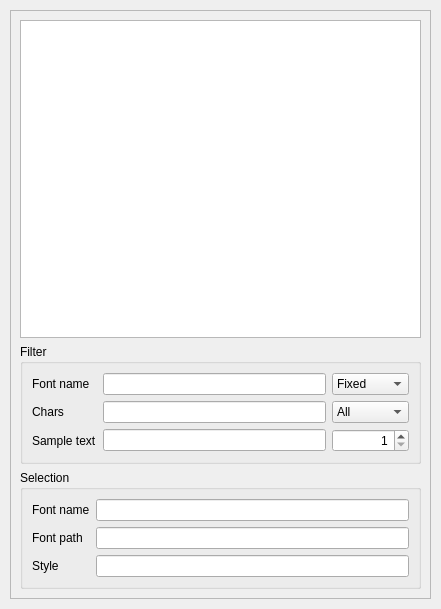
<?xml version="1.0" encoding="UTF-8"?>
<ui version="4.0">
 <class>FontListWidget</class>
 <widget class="QWidget" name="FontListWidget">
  <property name="enabled">
   <bool>true</bool>
  </property>
  <property name="geometry">
   <rect>
    <x>0</x>
    <y>0</y>
    <width>441</width>
    <height>609</height>
   </rect>
  </property>
  <property name="sizePolicy">
   <sizepolicy hsizetype="Preferred" vsizetype="Preferred">
    <horstretch>0</horstretch>
    <verstretch>0</verstretch>
   </sizepolicy>
  </property>
  <property name="windowTitle">
   <string>Font List</string>
  </property>
  <property name="lineWidth" stdset="0">
   <number>0</number>
  </property>
  <layout class="QVBoxLayout" name="verticalLayout">
   <property name="spacing">
    <number>10</number>
   </property>
   <property name="sizeConstraint">
    <enum>QLayout::SetDefaultConstraint</enum>
   </property>
   <property name="leftMargin">
    <number>10</number>
   </property>
   <property name="topMargin">
    <number>10</number>
   </property>
   <property name="rightMargin">
    <number>10</number>
   </property>
   <property name="bottomMargin">
    <number>10</number>
   </property>
   <item>
    <widget class="QScrollArea" name="scrollArea">
     <property name="sizePolicy">
      <sizepolicy hsizetype="MinimumExpanding" vsizetype="Expanding">
       <horstretch>0</horstretch>
       <verstretch>0</verstretch>
      </sizepolicy>
     </property>
     <property name="widgetResizable">
      <bool>true</bool>
     </property>
     <widget class="QWidget" name="scrollAreaWidgetContents">
      <property name="geometry">
       <rect>
        <x>0</x>
        <y>0</y>
        <width>419</width>
        <height>587</height>
       </rect>
      </property>
      <layout class="QVBoxLayout" name="verticalLayout_2">
       <item>
        <widget class="FontListTableView" name="tableView">
         <property name="sizePolicy">
          <sizepolicy hsizetype="Preferred" vsizetype="MinimumExpanding">
           <horstretch>0</horstretch>
           <verstretch>0</verstretch>
          </sizepolicy>
         </property>
         <property name="contextMenuPolicy">
          <enum>Qt::CustomContextMenu</enum>
         </property>
         <property name="dragEnabled">
          <bool>true</bool>
         </property>
         <property name="dragDropMode">
          <enum>QAbstractItemView::DragOnly</enum>
         </property>
         <property name="verticalScrollMode">
          <enum>QAbstractItemView::ScrollPerPixel</enum>
         </property>
         <property name="horizontalScrollMode">
          <enum>QAbstractItemView::ScrollPerPixel</enum>
         </property>
         <attribute name="horizontalHeaderStretchLastSection">
          <bool>true</bool>
         </attribute>
         <attribute name="verticalHeaderVisible">
          <bool>false</bool>
         </attribute>
        </widget>
       </item>
       <item>
        <widget class="QGroupBox" name="groupBoxFilter">
         <property name="sizePolicy">
          <sizepolicy hsizetype="Preferred" vsizetype="Preferred">
           <horstretch>0</horstretch>
           <verstretch>0</verstretch>
          </sizepolicy>
         </property>
         <property name="title">
          <string>Filter</string>
         </property>
         <layout class="QGridLayout" name="gridLayout">
          <item row="1" column="3">
           <widget class="QComboBox" name="comboBoxCharFilterType">
            <item>
             <property name="text">
              <string>All</string>
             </property>
            </item>
            <item>
             <property name="text">
              <string>Any</string>
             </property>
            </item>
           </widget>
          </item>
          <item row="0" column="3">
           <widget class="QComboBox" name="comboBoxSearchType">
            <item>
             <property name="text">
              <string>Fixed</string>
             </property>
            </item>
            <item>
             <property name="text">
              <string>Wildcard</string>
             </property>
            </item>
            <item>
             <property name="text">
              <string>RegExp</string>
             </property>
            </item>
           </widget>
          </item>
          <item row="1" column="2">
           <widget class="QLineEdit" name="lineEditChars">
            <property name="clearButtonEnabled">
             <bool>true</bool>
            </property>
           </widget>
          </item>
          <item row="0" column="2">
           <widget class="QLineEdit" name="lineEditFontName">
            <property name="clearButtonEnabled">
             <bool>true</bool>
            </property>
           </widget>
          </item>
          <item row="0" column="0">
           <widget class="QLabel" name="labelFontName">
            <property name="text">
             <string>Font name</string>
            </property>
            <property name="buddy">
             <cstring>lineEditFontName</cstring>
            </property>
           </widget>
          </item>
          <item row="2" column="0">
           <widget class="QLabel" name="labelSampleText">
            <property name="text">
             <string>Sample text</string>
            </property>
            <property name="buddy">
             <cstring>lineEditSampleText</cstring>
            </property>
           </widget>
          </item>
          <item row="1" column="0">
           <widget class="QLabel" name="labelChars">
            <property name="text">
             <string>Chars</string>
            </property>
            <property name="buddy">
             <cstring>lineEditChars</cstring>
            </property>
           </widget>
          </item>
          <item row="2" column="2">
           <widget class="QLineEdit" name="lineEditSampleText">
            <property name="clearButtonEnabled">
             <bool>false</bool>
            </property>
           </widget>
          </item>
          <item row="2" column="3">
           <widget class="QSpinBox" name="spinBoxFontSize">
            <property name="alignment">
             <set>Qt::AlignRight|Qt::AlignTrailing|Qt::AlignVCenter</set>
            </property>
            <property name="minimum">
             <number>1</number>
            </property>
           </widget>
          </item>
         </layout>
        </widget>
       </item>
       <item>
        <widget class="QGroupBox" name="groupBoxSelection">
         <property name="title">
          <string>Selection</string>
         </property>
         <layout class="QGridLayout" name="gridLayout_2">
          <item row="1" column="2">
           <widget class="QLineEdit" name="lineEditFontPathSelected">
            <property name="dragEnabled">
             <bool>true</bool>
            </property>
            <property name="readOnly">
             <bool>true</bool>
            </property>
           </widget>
          </item>
          <item row="0" column="0">
           <widget class="QLabel" name="labelFontNameSelected">
            <property name="text">
             <string>Font name</string>
            </property>
            <property name="buddy">
             <cstring>lineEditFontNameSelected</cstring>
            </property>
           </widget>
          </item>
          <item row="1" column="0">
           <widget class="QLabel" name="labelFontPathSelected">
            <property name="text">
             <string>Font path</string>
            </property>
            <property name="buddy">
             <cstring>lineEditFontPathSelected</cstring>
            </property>
           </widget>
          </item>
          <item row="0" column="2">
           <widget class="QLineEdit" name="lineEditFontNameSelected">
            <property name="dragEnabled">
             <bool>true</bool>
            </property>
            <property name="readOnly">
             <bool>true</bool>
            </property>
           </widget>
          </item>
          <item row="2" column="2">
           <widget class="QLineEdit" name="lineEditFcStyleSelected">
            <property name="sizePolicy">
             <sizepolicy hsizetype="Expanding" vsizetype="Fixed">
              <horstretch>0</horstretch>
              <verstretch>0</verstretch>
             </sizepolicy>
            </property>
            <property name="dragEnabled">
             <bool>true</bool>
            </property>
            <property name="readOnly">
             <bool>true</bool>
            </property>
           </widget>
          </item>
          <item row="2" column="0">
           <widget class="QLabel" name="labelFcStyleSelected">
            <property name="text">
             <string>Style</string>
            </property>
            <property name="buddy">
             <cstring>lineEditFcStyleSelected</cstring>
            </property>
           </widget>
          </item>
         </layout>
        </widget>
       </item>
      </layout>
     </widget>
    </widget>
   </item>
  </layout>
  <action name="actionResetSampleText">
   <property name="icon">
    <iconset resource="../../resources/common.qrc">
     <normaloff>:/icons/svg-default/undo.svg</normaloff>:/icons/svg-default/undo.svg</iconset>
   </property>
   <property name="text">
    <string>ResetSampleText</string>
   </property>
  </action>
  <action name="actionOpenFolder">
   <property name="icon">
    <iconset resource="../../resources/common.qrc">
     <normaloff>:/icons/svg-default/open.svg</normaloff>:/icons/svg-default/open.svg</iconset>
   </property>
   <property name="text">
    <string>Open Font Folder</string>
   </property>
  </action>
  <action name="actionCopyFolder">
   <property name="icon">
    <iconset resource="../../resources/common.qrc">
     <normaloff>:/icons/svg-default/edit-copy.svg</normaloff>:/icons/svg-default/edit-copy.svg</iconset>
   </property>
   <property name="text">
    <string>Copy Font Folder</string>
   </property>
  </action>
  <action name="actionCopyFullPath">
   <property name="icon">
    <iconset resource="../../resources/common.qrc">
     <normaloff>:/icons/svg-default/edit-copy.svg</normaloff>:/icons/svg-default/edit-copy.svg</iconset>
   </property>
   <property name="text">
    <string>Copy Full Path to Font</string>
   </property>
  </action>
  <action name="actionCopyStyle">
   <property name="icon">
    <iconset resource="../../resources/common.qrc">
     <normaloff>:/icons/svg-default/edit-copy.svg</normaloff>:/icons/svg-default/edit-copy.svg</iconset>
   </property>
   <property name="text">
    <string>Copy Font Style</string>
   </property>
  </action>
  <action name="actionCopyFontName">
   <property name="icon">
    <iconset resource="../../resources/common.qrc">
     <normaloff>:/icons/svg-default/edit-copy.svg</normaloff>:/icons/svg-default/edit-copy.svg</iconset>
   </property>
   <property name="text">
    <string>Copy Font Name</string>
   </property>
  </action>
  <action name="actionShowFontNameColumn">
   <property name="checkable">
    <bool>true</bool>
   </property>
   <property name="text">
    <string>Show Font Name</string>
   </property>
  </action>
  <action name="actionShowStyledFontNameColumn">
   <property name="checkable">
    <bool>true</bool>
   </property>
   <property name="text">
    <string>Show Styled Font Name</string>
   </property>
  </action>
  <action name="actionShowFontStyleColumn">
   <property name="checkable">
    <bool>true</bool>
   </property>
   <property name="text">
    <string>Show Font Style</string>
   </property>
  </action>
  <action name="actionShowFontSampleColumn">
   <property name="checkable">
    <bool>true</bool>
   </property>
   <property name="text">
    <string>Show Sample Text</string>
   </property>
  </action>
  <action name="actionShowFileNameColumn">
   <property name="checkable">
    <bool>true</bool>
   </property>
   <property name="text">
    <string>ShowFileName</string>
   </property>
  </action>
  <action name="actionShowFilePathColumn">
   <property name="checkable">
    <bool>true</bool>
   </property>
   <property name="text">
    <string>Show File Path</string>
   </property>
  </action>
  <action name="actionResetColumns">
   <property name="icon">
    <iconset resource="../../resources/common.qrc">
     <normaloff>:/icons/svg-default/undo.svg</normaloff>:/icons/svg-default/undo.svg</iconset>
   </property>
   <property name="text">
    <string>Reset Columns</string>
   </property>
  </action>
 </widget>
 <customwidgets>
  <customwidget>
   <class>FontListTableView</class>
   <extends>QTableView</extends>
   <header>FontListTableView.h</header>
  </customwidget>
 </customwidgets>
 <resources>
  <include location="../../resources/common.qrc"/>
 </resources>
 <connections/>
</ui>
